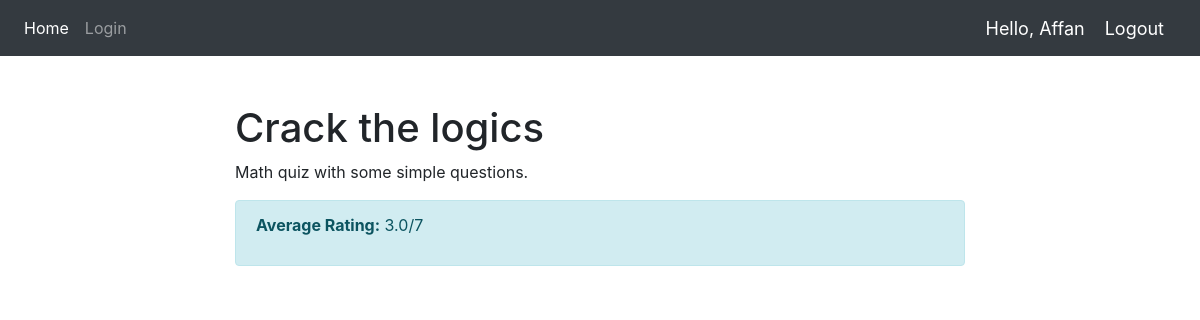
Screenshot of /quizDetail/1/ (signed in) with the database file from the repository.
### Quiz/models.py (models this page shows, shortened)
class Quiz(models.Model):
    title=models.CharField(max_length=100,unique=True)
    description=models.CharField(max_length=300,blank=True)
    category=models.CharField(max_length=100,unique=True)

### Quiz/views.py (the view)
# urls.py: path('quizDetail/<int:quiz_id>/', QuizDetail, name='quizDetail'),
def QuizDetail(request, quiz_id):
    quiz = Quiz.objects.get(pk=quiz_id)
    average_rating = Rating.objects.filter(quiz=quiz).aggregate(Avg('rating'))['rating__avg']
    return render(request, 'Quiz/quizDetail.html', {'quiz': quiz, 'average_rating': average_rating})

### Quiz/templates/Quiz/quizDetail.html
{% extends 'base.html' %}
{% block content %}
<div class="container mt-5">
    <div class="row">
        <div class="col-md-8 offset-md-2">
            <h1>{{ quiz.title }}</h1>
            <p>{{ quiz.description }}</p>
            <div class="alert alert-info">
                {% if average_rating %}
                <p><strong>Average Rating:</strong> {{ average_rating|floatformat:1 }}/7</p>
                {% else %}
                <p><strong>No ratings yet.</strong></p>
                {% endif %}
            </div>
        </div>
    </div>
</div>
{% endblock %}

### templates/base.html (shortened to what this page needs)
{% load static %}
<html>
    <head>
        <link rel="stylesheet" href="https://stackpath.bootstrapcdn.com/bootstrap/4.5.0/css/bootstrap.min.css">
    </head>
    <body>
<nav class="navbar navbar-expand-lg navbar-dark bg-dark">
  <div class="collapse navbar-collapse" id="navbarNav">
    <ul class="navbar-nav">
      <li class="nav-item active">
        <a class="nav-link" href="{% url 'home'%}">Home</a>
      </li>
      <li class="nav-item">
        <a class="nav-link" href="{% url 'login'%}">Login</a>
      </li>
    </ul>
  </div>
  <span class="greet">Hello, {{request.user}}</span>
  {% if request.user.is_authenticated %}
  <span ><a  class="greet" href="{%url 'logout'%}">Logout</a></span>
  {% endif %}
</nav>
        {% block content %}
        {% endblock %}
        <br>
  </body>
</html>

### templates/base.html (style rules this page uses)
.greet { font-size: 18px; color: #fff; margin-right: 20px; }

### rows the page displays
Quiz: title "Crack the logics", description "Math quiz with some simple questions."

### other values shown
{{ request.user }} "Affan"
{{ average_rating|floatformat:1 }} "3.0"
